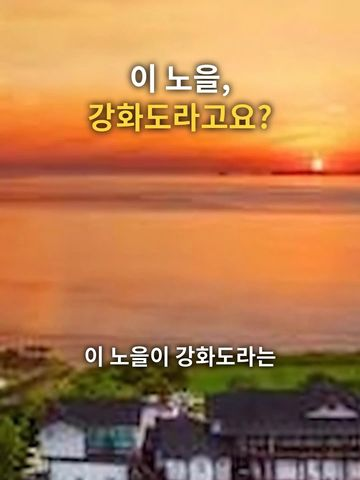
#> input picture img/ganghwa-poolvilla.jpg, 360 x 480 px
$ python -i animate.py   (imports and definitions only)   (older library calls are emulated)
#> lines starting #> are read from the running program, lines starting #| are printed output that depends on the picture
#!/usr/bin/env python3
"""사진 1장 → 실제로 움직이는 듯한 영상 (무료 · 내 컴퓨터에서 처리)

1) 깊이 추정(Depth Anything V2 small, ONNX)으로 가까운 것과 먼 것을 나눈 뒤
2) 카메라가 천천히 다가가거나 옆으로 흐르는 3D 시차(패럴랙스)를 주고
3) 하늘은 구름이 흐르고, 물은 일렁이고, 밤하늘 별은 반짝이게 합니다.

사용법:
  python3 studio/tools/animate.py 사진.jpg 결과.mp4 [--secs 1.6] [--size 1080x1350] [--move push|left|right|up|orbit|fly] [--fx auto|none|sky,water,stars]
필요: pip install onnxruntime opencv-python-headless  (모델 약 100MB 는 처음 한 번 자동으로 받음)
"""
import argparse, math, os, subprocess, sys, urllib.request
from pathlib import Path

import numpy as np

MODEL_URL = "https://huggingface.co/onnx-community/depth-anything-v2-small/resolve/main/onnx/model.onnx"
MODEL = Path(os.environ.get("STUDIO_CACHE", Path.home() / ".cache" / "studio")) / "depth_small.onnx"
_SESS = None


# [6 lines left out: function available, not called in this run]


def _session():
    global _SESS
    if _SESS is None:
        import onnxruntime as ort
        if not MODEL.exists():
            MODEL.parent.mkdir(parents=True, exist_ok=True)
            print("  · 깊이 모델 내려받는 중 (약 100MB, 처음 한 번)")
            urllib.request.urlretrieve(MODEL_URL, MODEL)
        so = ort.SessionOptions()
        so.intra_op_num_threads = 2
        _SESS = ort.InferenceSession(str(MODEL), so, providers=["CPUExecutionProvider"])
    return _SESS


def depth(rgb):
    """rgb(H,W,3 uint8) → 가까울수록 1, 멀수록 0 인 깊이 지도 (H,W float32)"""
    import cv2
    h, w = rgb.shape[:2]
#> h = 480; w = 360
    k = 518 / min(h, w)
#> k = 1.44
    th, tw = max(14, round(h * k / 14) * 14), max(14, round(w * k / 14) * 14)
#> th = 686; tw = 518
    x = cv2.resize(rgb, (tw, th), interpolation=cv2.INTER_AREA).astype(np.float32) / 255
    x = (x - [0.485, 0.456, 0.406]) / [0.229, 0.224, 0.225]
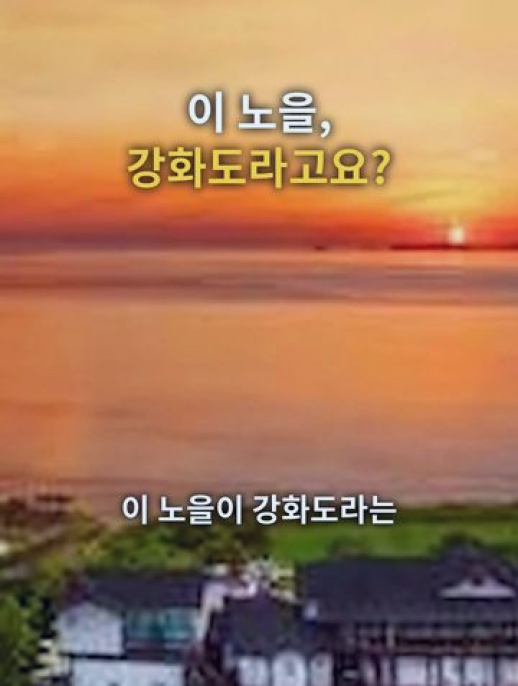
#> x: shape (686, 518, 3) float64; mean R, G, B 0.983, 0.136, -0.438; drawn with min black and max white
    out = _session().run(None, {"pixel_values": x.transpose(2, 0, 1)[None].astype(np.float32)})[0][0]
    d = cv2.resize(out, (w, h), interpolation=cv2.INTER_CUBIC)
    lo, hi = np.percentile(d, 2), np.percentile(d, 98)
    d = np.clip((d - lo) / max(1e-6, hi - lo), 0, 1)
    return cv2.GaussianBlur(d, (0, 0), max(2, w / 300)).astype(np.float32)  # 경계 찢김 줄이기


# [31 lines left out: functions masks, cover_crop, not called in this run]


# 카메라 움직임 (벤치마킹 영상 실측 기준, 초당 비율): 확대 zoom, 가로 tx·세로 ty(화면 폭 대비), 기울기 roll(도)
MOVES = {
    "push": dict(zoom=.045, tx=0, ty=-.010, roll=.6),    # 천천히 다가가며 살짝 올라감
    "left": dict(zoom=.012, tx=-.045, ty=0, roll=.8),    # 옆으로 흐름 (가까운 것이 더 빨리 → 입체감)
    "right": dict(zoom=.012, tx=.045, ty=0, roll=-.8),
    "up": dict(zoom=.015, tx=0, ty=-.035, roll=.4),      # 위로 올라가며 드러남
    "orbit": dict(zoom=.010, tx=.030, ty=0, roll=2.0),   # 돌아가는 느낌
    "fly": dict(zoom=.20, tx=0, ty=-.010, roll=1.0),     # 드론처럼 쭉 들어감 (천장 창·복도·입구)
    "panl": dict(zoom=.008, tx=-.16, ty=0, roll=.3),     # 가로 사진을 세로 화면에서 옆으로 훑기 (파노라마)
    "panr": dict(zoom=.008, tx=.16, ty=0, roll=-.3),
}


# [85 lines left out: functions frames, render, main, not called in this run]


# [2 lines not run here, left out]

>>> import cv2
>>> picture = cv2.cvtColor(cv2.imread('../../img/ganghwa-poolvilla.jpg'), cv2.COLOR_BGR2RGB)
#> (the run stopped early here; a loop or call above may not have finished)
